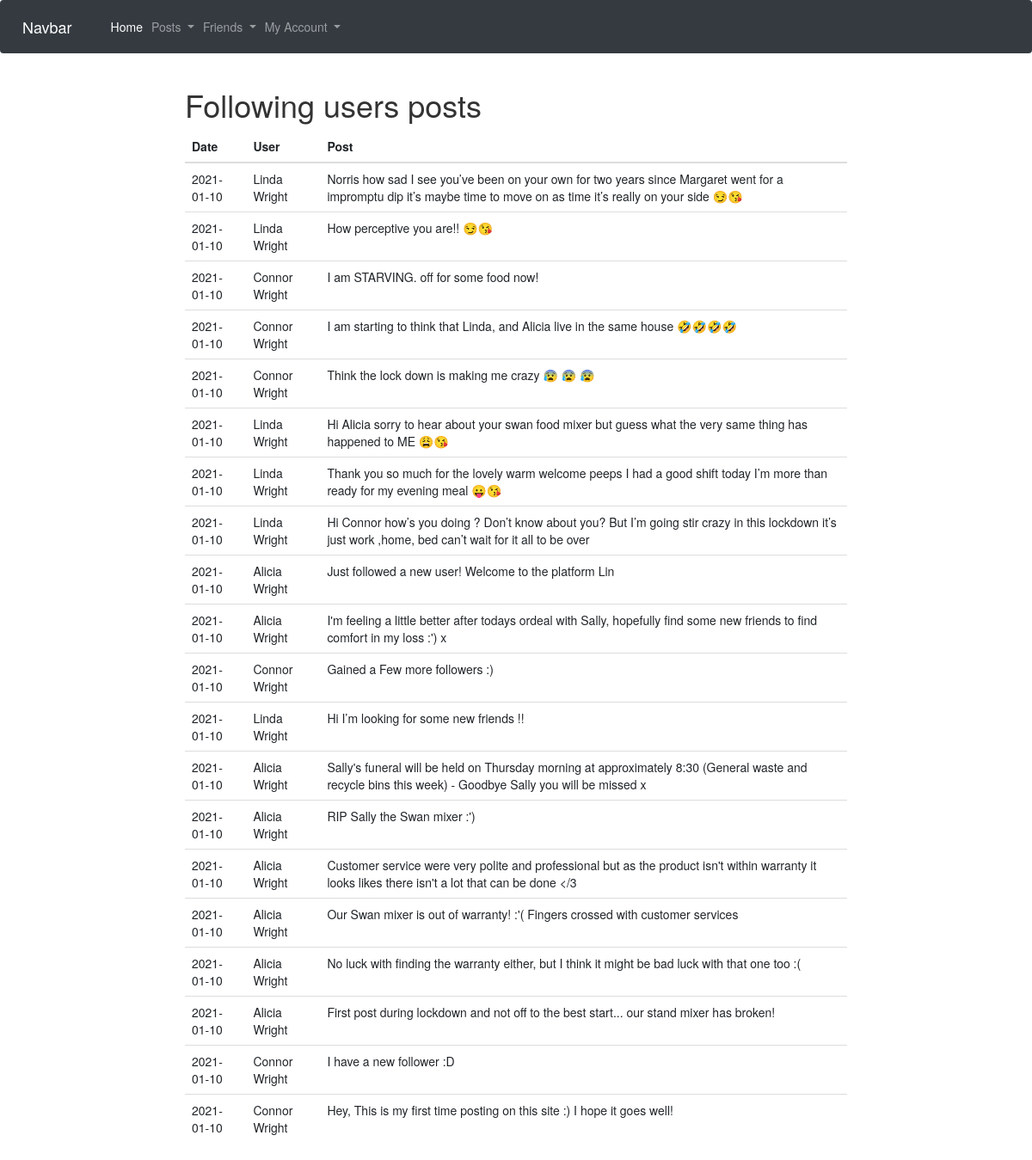
The page /followingposts (signed in) on the database its author committed.
### app/models.py (models this page shows, shortened)
class Post(db.Model):
    id = db.Column(db.Integer, primary_key=True)
    content = db.Column(db.String(500))
    date = db.Column(db.Date, index=True, default=date.today())
    author_id = db.Column(db.Integer, db.ForeignKey('user.id'))

class User(UserMixin, db.Model):
    id = db.Column(db.Integer, primary_key=True)
    name = db.Column(db.String(120))
    username = db.Column(db.String(64), index=True, unique=True)
    password = db.Column(db.String(128))
    dob = db.Column(db.Date)
    gender = db.Column(db.String(20))
    posts = db.relationship('Post', backref='author', lazy='dynamic')
    friends = db.relationship('User',
                            secondary=friendship,
                            primaryjoin=id==friendship.c.user_id,
                            secondaryjoin=id==friendship.c.friend_id)

### app/views.py (the view)
@app.route('/followingposts', methods=['GET', 'POST'])
@login_required
def followingposts():
    posts = Post.query.join(friendship, (friendship.c.friend_id == Post.author_id)).filter(friendship.c.user_id == current_user.id).order_by(Post.date.desc())
    followingposts = []
    for entry in posts:
        temp = User.query.get(entry.author_id)
        dictionary = {'date':entry.date, 'content':entry.content, 'name':temp.name}
        followingposts.append(dictionary)
    return render_template('followingposts.html', title="Following users Posts", posts=followingposts)

### app/models.py (called while the page is built)
@login.user_loader
def load_user(id):
    return User.query.get(int(id))

### app/templates/followingposts.html
{% extends "base.html" %}
{% block content %}
<h1>Following users posts</h1>
<table class="table">
    <thead>
      <tr>
        <th>Date</th>
        <th>User</th>
        <th>Post</th>
      </tr>
    </thead>
    <tbody>
    {% for post in posts %}
    <tr>
      <td>{{post.date}}</td>
      <td>{{post.name}}</td>
      <td>{{post.content}}</td>
    </tr>
    {% endfor %}
  </tbody>
</table>
{% endblock %}

### app/templates/base.html (shortened to what this page needs)
<!DOCTYPE html>
<html lang=en>
  <head>
    <link rel="stylesheet" href="https://stackpath.bootstrapcdn.com/bootstrap/4.2.1/css/bootstrap.min.css">
    <link rel="stylesheet" href="https://maxcdn.bootstrapcdn.com/bootstrap/3.4.1/css/bootstrap.min.css">
    <link rel="stylesheet" href="/static/style.css">
  </head>
  <body>
    <nav class="navbar navbar-expand-lg navbar-dark bg-dark">
        <a class="navbar-brand" href="#">Navbar</a>
        <div class="collapse navbar-collapse" id="navbarSupportedContent">
          <ul class="navbar-nav mr-auto">
            <li class="nav-item active">
              <a class="nav-link" href="/">Home <span class="sr-only">(current)</span></a>
            </li>
            <li class="nav-item dropdown">
                <a class="nav-link dropdown-toggle" href="#" id="navbarDropdown" role="button" data-toggle="dropdown" aria-haspopup="true" aria-expanded="false">
                  Posts
                </a>
            </li>
            <li class="nav-item dropdown">
                <a class="nav-link dropdown-toggle" href="#" id="navbarDropdown" role="button" data-toggle="dropdown" aria-haspopup="true" aria-expanded="false">
                  Friends
                </a>
            </li>
            <li class="nav-item dropdown">
              <a class="nav-link dropdown-toggle" href="#" id="navbarDropdown" role="button" data-toggle="dropdown" aria-haspopup="true" aria-expanded="false">
                My Account
              </a>
            </li>
        </div>
      </nav>
    <div class="container-fluid">
      <div class="row">
          <div class="col-lg-8">
            {% block content %}{% endblock %}
          </div>
        </div>
      </div>
  </body>
</html>

### app/static/style.css (style rules this page uses)
.col-lg-8 { min-height: 800px; margin: auto; }

### rows shown on the page
Post: date "2021-01-10", content "Norris how sad I see you’ve been on your own for two years since Margaret went for a impromptu dip it’s maybe time to move on as time it’s really on your side 😏😘"
User: name "Linda Wright" "Linda Wright" "Linda Wright" "Linda Wright" "Linda Wright" "Linda Wright"
Post: date "2021-01-10", content "How perceptive you are!! 😏😘"
Post: date "2021-01-10", content "I am STARVING. off for some food now!"
User: name "Connor Wright" "Connor Wright" "Connor Wright" "Connor Wright" "Connor Wright" "Connor Wright"
Post: date "2021-01-10", content "I am starting to think that Linda, and Alicia live in the same house 🤣🤣🤣🤣"
Post: date "2021-01-10", content "Think the lock down is making me crazy 😰 😰 😰"
Post: date "2021-01-10", content "Hi Alicia sorry to hear about your swan food mixer but guess what the very same thing has happened to ME 😩😘"
Post: date "2021-01-10", content "Thank you so much for the lovely warm welcome peeps I had a good shift today I’m more than ready for my evening meal 😛😘"
Post: date "2021-01-10", content "Hi Connor how’s you doing ? Don’t know about you? But I’m going stir crazy in this lockdown it’s just work ,home, bed can’t wait for it all to be over"
Post: date "2021-01-10", content "Just followed a new user! Welcome to the platform Lin"
User: name "Alicia Wright" "Alicia Wright" "Alicia Wright" "Alicia Wright" "Alicia Wright" "Alicia Wright" "Alicia Wright" "Alicia Wright"
Post: date "2021-01-10", content "I'm feeling a little better after todays ordeal with Sally, hopefully find some new friends to find comfort in my loss :') x"
Post: date "2021-01-10", content "Gained a Few more followers :)"
Post: date "2021-01-10", content "Hi I’m looking for some new friends !!"
Post: date "2021-01-10", content "Sally's funeral will be held on Thursday morning at approximately 8:30 (General waste and recycle bins this week) - Goodbye Sally you will be missed x"
Post: date "2021-01-10", content "RIP Sally the Swan mixer :')"
Post: date "2021-01-10", content "Customer service were very polite and professional but as the product isn't within warranty it looks likes there isn't a lot that can be done </3"
Post: date "2021-01-10", content "Our Swan mixer is out of warranty! :'( Fingers crossed with customer services"
Post: date "2021-01-10", content "No luck with finding the warranty either, but I think it might be bad luck with that one too :("
Post: date "2021-01-10", content "First post during lockdown and not off to the best start... our stand mixer has broken!"
Post: date "2021-01-10", content "I have a new follower :D"
Post: date "2021-01-10", content "Hey, This is my first time posting on this site :) I hope it goes well!"
